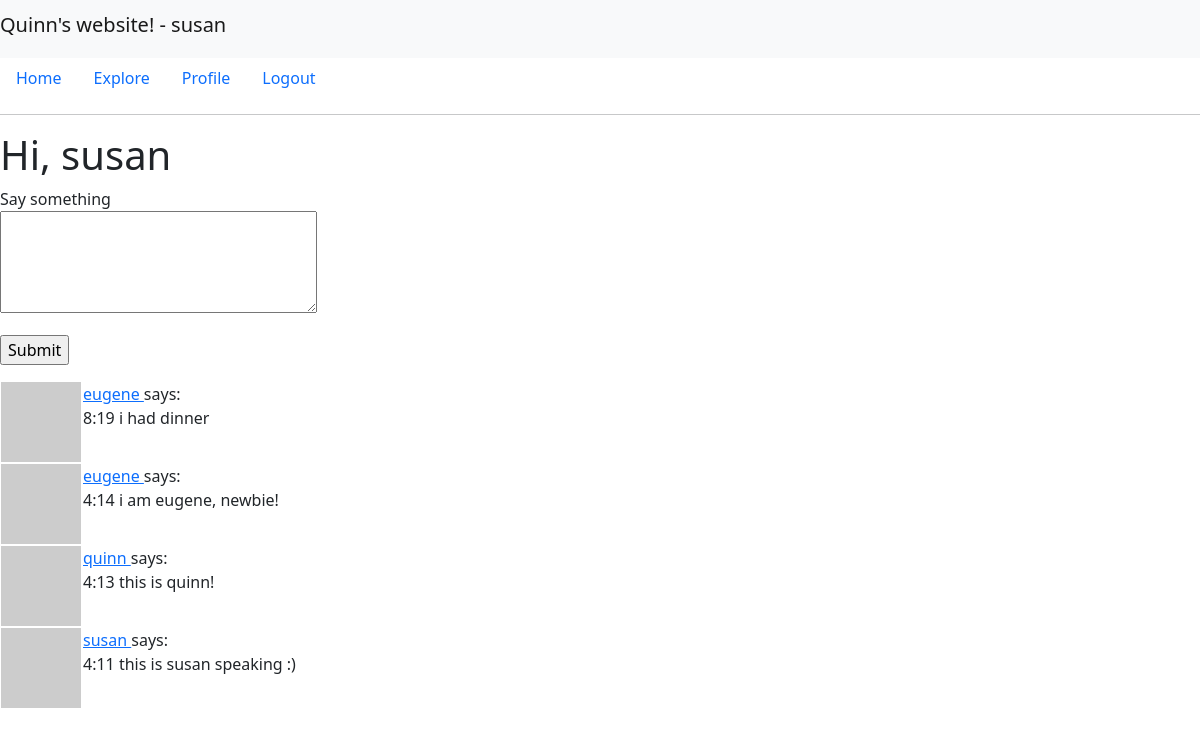
The app's page /index (signed in) with its own data.
### app/models.py (models this page shows, shortened)
class User(UserMixin,db.Model): # tutorial 5 -usermixin
    id=db.Column(db.Integer,primary_key=True)
    username=db.Column(db.String(64),index=True,unique=True)
    email=db.Column(db.String(120),index=True,unique=True)
    password_hash=db.Column(db.String(128))
    posts=db.relationship('Post',backref='author',lazy='dynamic') # User 생성시에 posts는 입력하지 않음,걍 relationship임(line45와 비교)
    about_me=db.Column(db.String(140))
    last_seen=db.Column(db.DateTime,default=datetime.utcnow)
    followed=db.relationship(
        'User',secondary=followers,
        primaryjoin=(followers.c.follower_id==id), # 팬(follower)
        secondaryjoin=(followers.c.followed_id==id), # 연예인(followed)
        backref=db.backref('followers',lazy='dynamic'),lazy='dynamic'#
    )
    def avatar(self,size):
        digest=md5(self.email.lower().encode('utf-8')).hexdigest()
        return 'https://www.gravatar.com/avatar/{}?d=identicon&s={}'.format(digest,size)
    def followed_posts(self):
        followed= Post.query.join( # after join: 전체 post 테이블에 follower id가 추가됨.
            followers,(followers.c.followed_id==Post.user_id)).filter(
                followers.c.follower_id==self.id)
        own=Post.query.filter_by(user_id=self.id)
        return followed.union(own).order_by(Post.timestamp.desc()) # after filter: 이 함수를 쓸 follower user가 follow한 포스트 테이블만 추려짐

class Post(db.Model):
    id=db.Column(db.Integer,primary_key=True)
    body=db.Column(db.String(140))
    timestamp=db.Column(db.DateTime,index=True,default=datetime.utcnow)
    user_id=db.Column(db.Integer,db.ForeignKey('user.id')) # user_id는 Post를 생성할 때 필수로 입력해야 함.

### app/routes.py (the view)
@app.route('/',methods=['GET','POST'])
@app.route('/index',methods=['GET','POST']) # 앞으로 홈화면엔 글 작성란이 뜰테니까 post 추가
@login_required
def index():
    form=PostForm()
    if form.validate_on_submit():
        post=Post(body=form.post.data,author=current_user)
        db.session.add(post)
        db.session.commit()
        flash('Your post is now live!')
        return redirect(url_for('index'))
    page=request.args.get('page',1,type=int)
    posts=current_user.followed_posts().paginate(
        page,app.config['POSTS_PER_PAGE'],False)
    next_url = url_for('index', page=posts.next_num) \
        if posts.has_next else None
    prev_url = url_for('index', page=posts.prev_num) \
        if posts.has_prev else None
    return render_template('index.html',title='Home Page',form=form,posts=posts.items,
                           next_url=next_url,prev_url=prev_url)

### app/forms.py
class PostForm(FlaskForm):
    post=TextAreaField('Say something',validators=[DataRequired(),Length(min=1,max=140)])
    submit=SubmitField('Submit')

### app/models.py (called while the page is built)
@login.user_loader # tutorial 5 - every time when logged in user navigates to new page, flask-login retrieves id of him from the session and load it into memory
def load_user(id):# bc flask-login know nothing about db, so user_loader helps the extention to load a user
    return User.query.get(int(id))

### app/routes.py (called while the page is built)
@app.before_request # this decorator is useful bc now i can insert code i want to execute before any view function
def before_request():
    if current_user.is_authenticated:
        current_user.last_seen=datetime.utcnow()
        db.session.commit()

### app/templates/index.html (shortened to what this page needs)
{% extends 'layout/base.html' %}
{%block content%}
    <h1>Hi, {{current_user.username}}</h1>
    {%if form%}
    <form action="" method='post'>
    <p>
        {{form.post.label}}<br>
        {{form.post(cols=32,rows=4)}}<br>
    </p>
    <p>{{form.submit()}}</p>
    </form>
    {%endif%}
    {%for post in posts%}
        {%include 'layout/_post.html'%}
    {%endfor%}
{%endblock%}

### app/templates/layout/base.html (shortened to what this page needs)
<!doctype html>
<html lang="en">
  <head>
    <link href="https://cdn.jsdelivr.net/npm/bootstrap@5.1.3/dist/css/bootstrap.min.css" rel="stylesheet">
  </head>
  <body>
    <nav class="navbar navbar-light bg-light">
      <span class="navbar-brand mb-2 h1">Quinn's website! - {{current_user.username}}</span>
    </nav>
    <ul class="nav">
      <li class="nav-item">
        <a class="nav-link" href="{{url_for('index')}}">Home</a>
      </li>
      <li class="nav-item">
        <a class="nav-link" href="{{url_for('explore')}}">Explore</a>
      </li>
      {% if current_user.is_anonymous %}
      <li class="nav-item">
        <a class="nav-link" href="{{url_for('login')}}">Login</a>
      </li>
      {%else %}
      <li class="nav-item">
        <a class="nav-link" href="{{url_for('user',username=current_user.username)}}">Profile</a>
      </li>
      <li class="nav-item">
        <a class="nav-link" href="{{url_for('logout')}}">Logout</a>
      </li>
      {%endif%}
    </ul>
    <hr>
    {%block content%}
    {%endblock%}
  </body>
</html>

### app/templates/layout/_post.html
<table>
    <tr valign="top">
        <td><img src="{{post.author.avatar(36)}}"></td>
        <td>
            <a href="{{url_for('user',username=post.author.username)}}">
                {{post.author.username}}
            </a>
            says:<br>{{post.body}}
        </td>
    </tr>
</table>

### records on screen
User: username "susan"
Post: author.username "eugene", body "8:19 i had dinner"
Post: author.username "eugene", body "4:14 i am eugene, newbie!"
Post: author.username "quinn", body "4:13 this is quinn!"
Post: author.username "susan", body "4:11 this is susan speaking :)"
